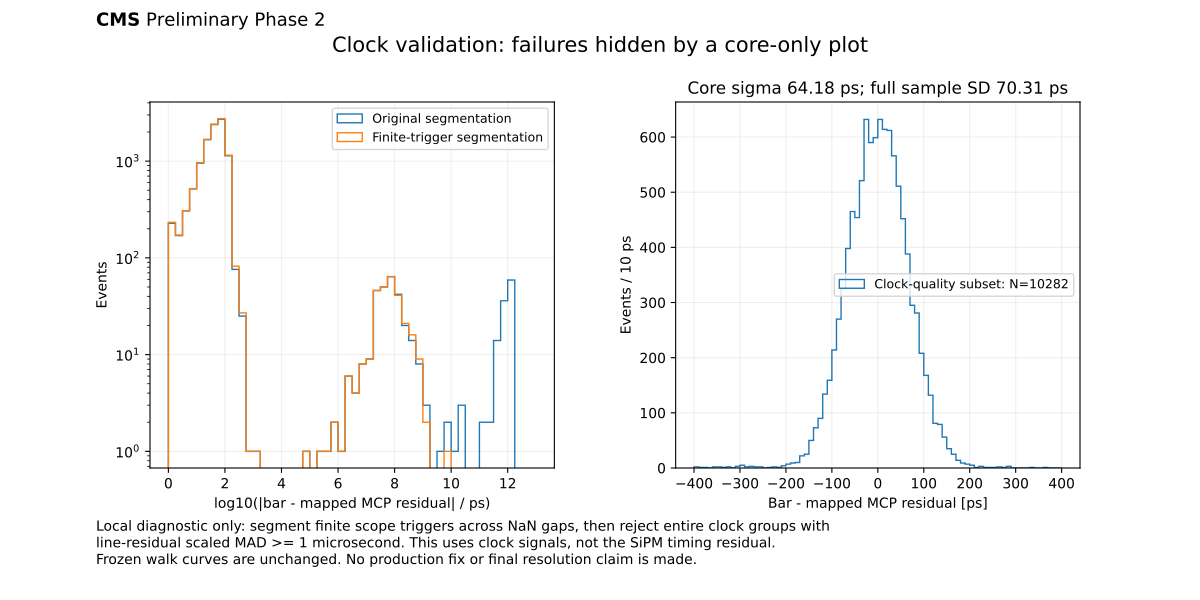

Write the Python code that produced this figure.
"""Diagnose clock failures and test finite-trigger segmentation locally only."""

import json
import numpy as np
import pandas as pd
import awkward as ak
import uproot
import matplotlib.pyplot as plt
from matplotlib.backends.backend_pdf import PdfPages
from validate import OUT, CHANNELS, curve, width, stamp, write_json
from Q_Walk.qwalk_t0_data import (
    _read_mcp_events, assign_scope_segments, reconstruct_reference_delta_t,
    robust_centered_line,
)
from Q_Walk.qwalk_t0_models import robust_sigma


def main():
    data=pd.read_csv(OUT/'matched_hits.csv.gz')
    selected=pd.read_csv(OUT/'selected_events.csv.gz')
    one=data.loc[data.channelID.eq(137)]
    diagnostic=[]
    for (file_id,seg),g in one.groupby(['file_id','segment']):
        diagnostic.append(dict(file_id=file_id,segment=int(seg),n=len(g),
            clock_line_slope=float(g.ch192_line_slope.iloc[0]),
            clock_line_scaled_mad_ps=robust_sigma(g.ch192_alignment_residual),
            large_signal_residuals=int((g.delta_t_ref_ps.abs()>1e6).sum())))
    initial=pd.DataFrame(diagnostic)
    initial.to_csv(OUT/'clock_group_audit.csv',index=False)
    suspicious=initial.loc[initial.clock_line_scaled_mad_ps>1e6]
    resets=[]; shifts=[]; mappings={}
    for file_id in suspicious.file_id.unique():
        path=f'/eos/user/l/lichengz/MTD/TB2025/sync_out_4399_example/{file_id}.root'
        with uproot.open(path) as root:
            mcp=_read_mcp_events(root['MCP'])
            hits=ak.to_dataframe(root['data'].arrays(['channelID','time'],library='ak')).reset_index()
        clean=mcp.loc[np.isfinite(mcp.mcp_trigger_time)].copy()
        clean['finite_segment']=assign_scope_segments(clean.mcp_trigger_time.to_numpy())
        mappings[file_id]=dict(zip(clean.entry,clean.finite_segment))
        positions=np.flatnonzero(np.diff(clean.mcp_trigger_time)<0)+1
        for i in positions:
            a,b=clean.iloc[i-1],clean.iloc[i]
            if a.segment==b.segment:
                resets.append(dict(file_id=file_id,previous_entry=int(a.entry),next_entry=int(b.entry),
                    previous_trigger_ps=float(a.mcp_trigger_time),next_trigger_ps=float(b.mcp_trigger_time),
                    old_segment=int(a.segment),new_segment=int(b.finite_segment),
                    intervening_nonfinite=int(mcp.entry.between(a.entry,b.entry,inclusive='neither').sum())))
        trig=hits.loc[hits.channelID.eq(192),['entry','time']]
        trig=trig.loc[~trig.entry.duplicated(keep=False)].set_index('entry').time
        mcp['ch192']=mcp.entry.map(trig)
        # Diagnostic: shift scope timestamps by whole MCP rows, without changing any analysis input.
        for seg in suspicious.loc[suspicious.file_id.eq(file_id),'segment']:
            group=mcp.loc[mcp.segment.eq(seg)].copy()
            for shift in (-2,-1,0,1,2):
                x=group.mcp_trigger_time.shift(shift).to_numpy()
                y=group.ch192.to_numpy()
                _,res,mask,slope=robust_centered_line(x,y)
                shifts.append(dict(file_id=file_id,segment=int(seg),mcp_row_shift=shift,
                    finite_pairs=int(np.sum(np.isfinite(x)&np.isfinite(y))),
                    clock_line_slope=slope,scaled_mad_ps=robust_sigma(res),inliers=int(mask.sum())))
        print('Clock audit',file_id,flush=True)
    write_json('missed_reset_evidence.json',resets)
    pd.DataFrame(shifts).to_csv(OUT/'mcp_row_shift_diagnostic.csv',index=False)
    fixed=data.loc[np.isfinite(data.mcp_trigger_time)].copy()
    for file_id,mapping in mappings.items():
        mask=fixed.file_id.eq(file_id)
        fixed.loc[mask,'segment']=fixed.loc[mask,'entry'].map(mapping)
    fixed=reconstruct_reference_delta_t(fixed)
    rows=[]
    for (file_id,seg),g in fixed.loc[fixed.channelID.eq(137)].groupby(['file_id','segment']):
        rows.append(dict(file_id=file_id,segment=int(seg),clock_line_scaled_mad_ps=robust_sigma(g.ch192_alignment_residual),
                         slope=float(g.ch192_line_slope.iloc[0]),n=len(g)))
    groups=pd.DataFrame(rows)
    groups.to_csv(OUT/'finite_segment_clock_groups.csv',index=False)
    l=fixed.loc[fixed.channelID.eq(137)].set_index('event_id').loc[selected.event_id]
    r=fixed.loc[fixed.channelID.eq(150)].set_index('event_id').loc[selected.event_id]
    result=selected.copy()
    result['finite_segment']=l.segment.to_numpy()
    result['R_finite_segments']=(l.delta_t_ref_ps.to_numpy()+r.delta_t_ref_ps.to_numpy()
        -curve(137,result.Q137.to_numpy())-curve(150,result.Q150.to_numpy()))/2
    scales={(row.file_id,row.segment):row.clock_line_scaled_mad_ps for row in groups.itertuples()}
    result['clock_group_scale_ps']=[scales[(fi,sg)] for fi,sg in zip(result.file_id,result.finite_segment)]
    result.to_csv(OUT/'finite_segmentation_diagnostic.csv.gz',index=False)
    summary=dict(missed_resets=resets,original_selected=len(result),
        original_R=width(result.R_corrected),finite_segmentation_R=width(result.R_finite_segments),
        clock_quality_sensitivity={})
    for threshold in (1e3,1e4,1e5,1e6):
        good=result.clock_group_scale_ps<threshold
        summary['clock_quality_sensitivity'][str(threshold)]=dict(n=int(good.sum()),
            D=width(result.loc[good,'D_corrected']),R=width(result.loc[good,'R_finite_segments']))
    good=result.clock_group_scale_ps<1e6
    summary['rejected_groups']=groups.loc[groups.clock_line_scaled_mad_ps>=1e6].to_dict('records')
    summary['finite_segmentation_large_residuals']=int((result.R_finite_segments.abs()>1e6).sum())
    summary['original_large_residuals']=int((result.R_corrected.abs()>1e6).sum())
    write_json('clock_audit_report.json',summary)
    print(json.dumps(summary,indent=2),flush=True)
    with PdfPages(OUT/'clock_audit.pdf') as pdf:
        fig,axes=plt.subplots(1,2,figsize=(12,6))
        fig.subplots_adjust(top=.83,bottom=.22,wspace=.3)
        stamp(fig,'Clock validation: failures hidden by a core-only plot')
        for field,label in [('R_corrected','Original segmentation'),('R_finite_segments','Finite-trigger segmentation')]:
            vals=np.maximum(abs(result[field]),1)
            axes[0].hist(np.log10(vals),bins=np.linspace(0,13,53),histtype='step',label=label)
        axes[0].set(xlabel='log10(|bar - mapped MCP residual| / ps)',ylabel='Events',yscale='log')
        axes[0].legend(fontsize=9);axes[0].grid(alpha=.2)
        axes[1].hist(result.loc[good,'R_finite_segments'],bins=np.linspace(-400,400,81),histtype='step',label=f'Clock-quality subset: N={int(good.sum())}')
        axes[1].set(xlabel='Bar - mapped MCP residual [ps]',ylabel='Events / 10 ps')
        w=summary['clock_quality_sensitivity']['1000000.0']['R']
        axes[1].set_title(f"Core sigma {w['sigma_ps']:.2f} ps; full sample SD {w['rms_about_mean_ps']:.2f} ps")
        axes[1].legend(fontsize=9);axes[1].grid(alpha=.2)
        fig.text(.08,.06,'Local diagnostic only: segment finite scope triggers across NaN gaps, then reject entire clock groups with\nline-residual scaled MAD >= 1 microsecond. This uses clock signals, not the SiPM timing residual.\nFrozen walk curves are unchanged. No production fix or final resolution claim is made.',fontsize=10)
        pdf.savefig(fig);fig.savefig(OUT/'clock_failure_diagnostic.png',dpi=150);plt.close(fig)
        fig,ax=plt.subplots(figsize=(10,6))
        fig.subplots_adjust(top=.84,bottom=.23)
        stamp(fig,'Diagnostic of a possible one-event matching offset')
        shiftframe=pd.DataFrame(shifts)
        for (fi,sg),g in shiftframe.groupby(['file_id','segment']):
            ax.plot(g.mcp_row_shift,g.scaled_mad_ps,'o-',label=f'{fi}, segment {sg}')
        ax.set(xlabel='Scope timestamp row shift (positive = preceding MCP row)',ylabel='Scaled MAD of trigger-line residual [ps]',yscale='log',xticks=[-2,-1,0,1,2])
        ax.legend(fontsize=8,ncol=2);ax.grid(alpha=.2)
        fig.text(.08,.07,'Row shifts are a diagnostic, not an applied correction. A large improvement at a one-row shift warrants\nan audit of event association upstream of clock calibration. This does not establish a safe remapping rule.',fontsize=10)
        pdf.savefig(fig);fig.savefig(OUT/'matching_offset_diagnostic.png',dpi=150);plt.close(fig)


if __name__=='__main__':
    main()
